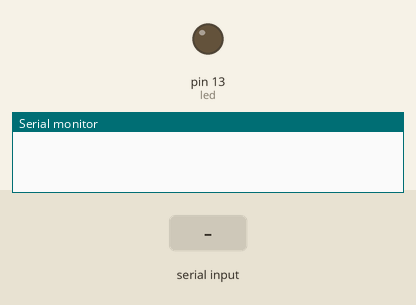
Simulated run of this sketch. Board: Arduino Uno, built with avr-gcc and run on an emulated ATmega328P. Parts: output pins drawn as LEDs (lit = HIGH), the last lines printed to the serial monitor. Dashed ring = blinking. Inputs (shaded band) come from the test bench.

Above: at 1.3 s.
1.4 s: "b" received over the second serial link
At 1.8 s:
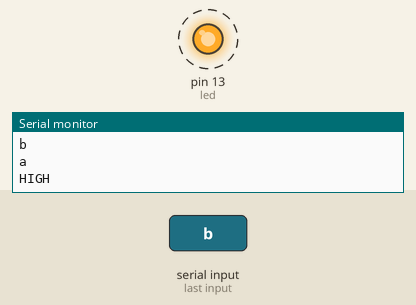
4.4 s: "1" received over the second serial link
At 5.6 s:
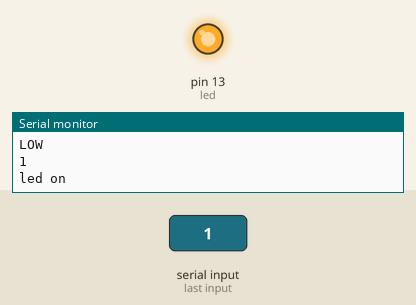
5.9 s: "0" received over the second serial link
At 6.7 s:
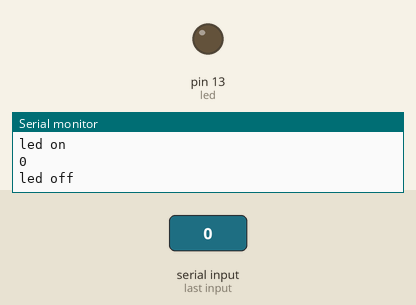
Timing chart, 0 to 8.9 s (numbered marks = the images above; inputs shaded):
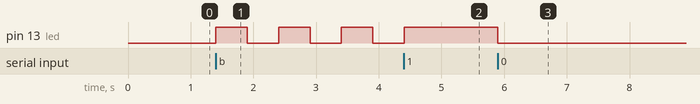

Measured:
- after the input at 1.4 s, pin 13 (led): alternates HIGH for 0.50 s and LOW for 0.50 s, starting at once
- after the input at 4.4 s, pin 13 (led): goes on until 4.4 s, then stays HIGH
- after the input at 5.9 s, pin 13 (led): HIGH → LOW at once

The sketch:

arduino-bluetooth-led.ino
```cpp
#include <SoftwareSerial.h>

int bluetoothTx = 2;  // TX-O pin of bluetooth mate, Arduino D2
int bluetoothRx = 3;  // RX-I pin of bluetooth mate, Arduino D3

int led = 13;

int dataFromBt;

boolean lightBlink = false;

SoftwareSerial bluetooth(bluetoothTx, bluetoothRx);

void setup()
{
  Serial.begin(9600);  // Begin the serial monitor at 9600bps

  bluetooth.begin(115200);  // The Bluetooth Mate defaults to 115200bps
  bluetooth.print("$");  // Print three times individually
  bluetooth.print("$");
  bluetooth.print("$");  // Enter command mode
  delay(100);  // Short delay, wait for the Mate to send back CMD
  bluetooth.println("U,9600,N");  // Temporarily Change the baudrate to 9600, no parity
  // 115200 can be too fast at times for NewSoftSerial to relay the data reliably
  bluetooth.begin(9600);  // Start bluetooth serial at 9600
  pinMode(led, OUTPUT);
}

void loop()
{

  if (bluetooth.available()) // If the bluetooth sent any characters
  {
    // Send any characters the bluetooth prints to the serial monitor

    dataFromBt = bluetooth.read();
    Serial.println((char)dataFromBt);

    //Serial.println(dataFromBt);
    if (dataFromBt == '1') {
      Serial.println("led on");
      digitalWrite(led, HIGH);
      bluetooth.print("1");
    }
    if (dataFromBt == '0') {
      Serial.println("led off");
      digitalWrite(led, LOW);
      bluetooth.print("0");
    }
    if (dataFromBt == 'b') {
      Serial.println("a");
      lightBlink = true;
    } else {
      lightBlink = false;
    }

  }

  if (Serial.available()) // If stuff was typed in the serial monitor
  {
    // Send any characters the Serial monitor prints to the bluetooth
    //String myStr = (String)Serial.read();
    //char myStr1[] = "hello this is testing!";

   // uint8_t payload[myStr.length() + 1];
    //    myStr.getBytes(payload, myStr.length()+1);

    int bytes=Serial.available();
    //Serial.readBytes(buffer, startPosition, bytes);

    bluetooth.print((char)Serial.read());

  }

  // and loop forever and ever!
  if (lightBlink) {
    digitalWrite(led, HIGH);
    bluetooth.print("1");
    Serial.println("HIGH");
    delay(500);
    digitalWrite(led, LOW);
    bluetooth.print("0");
    Serial.println("LOW");
    delay(500);
  }
}
```
